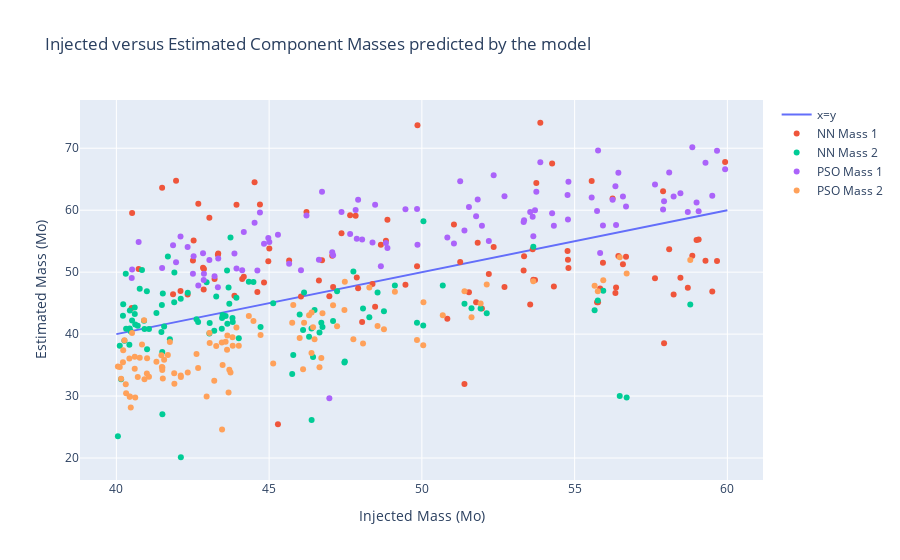

Notebook code for this chart:
### Code cell
fig = go.Figure()
x=[40,50,60]
fig.add_trace(go.Scatter(x=x,y=x,mode='lines',name='x=y'))
fig.add_trace(go.Scatter(x=inj_m1, y=est_m1,mode='markers',name='NN Mass 1'))
fig.add_trace(go.Scatter(x=inj_m2, y=est_m2,mode='markers',name='NN Mass 2'))
fig.add_trace(go.Scatter(x=inj_m1, y=pso_m1,mode='markers',name='PSO Mass 1'))
fig.add_trace(go.Scatter(x=inj_m2, y=pso_m2,mode='markers',name='PSO Mass 2'))
fig.update_layout(title='Injected versus Estimated Component Masses predicted by the model',xaxis_title="Injected Mass (Mo)",yaxis_title="Estimated Mass (Mo)")
fig.show()
